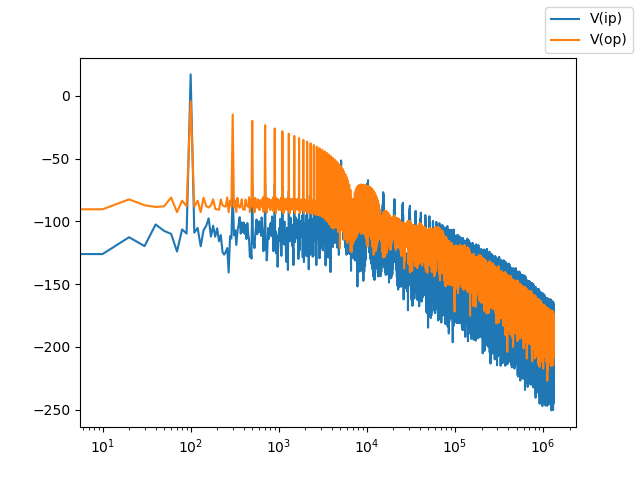

This chart was generated by the following Python code:
import os
import ltspice
import matplotlib.pyplot as plt
import numpy as np

base = os.path.dirname(__file__)
fp = f"{base}\\fft.fft"

lt = ltspice.Ltspice(fp)

lt.parse()
vars = lt.getVariableNames()
print(f"FFT Variables: {vars}")

f = lt.getFrequencies()
fig, ax = plt.subplots()


for var in ('V(ip)', 'V(op)'):
    res = 20 * np.log10(lt.getData(var))
    ax.semilogx(f, res, label=var)

fig.legend()
plt.show()
